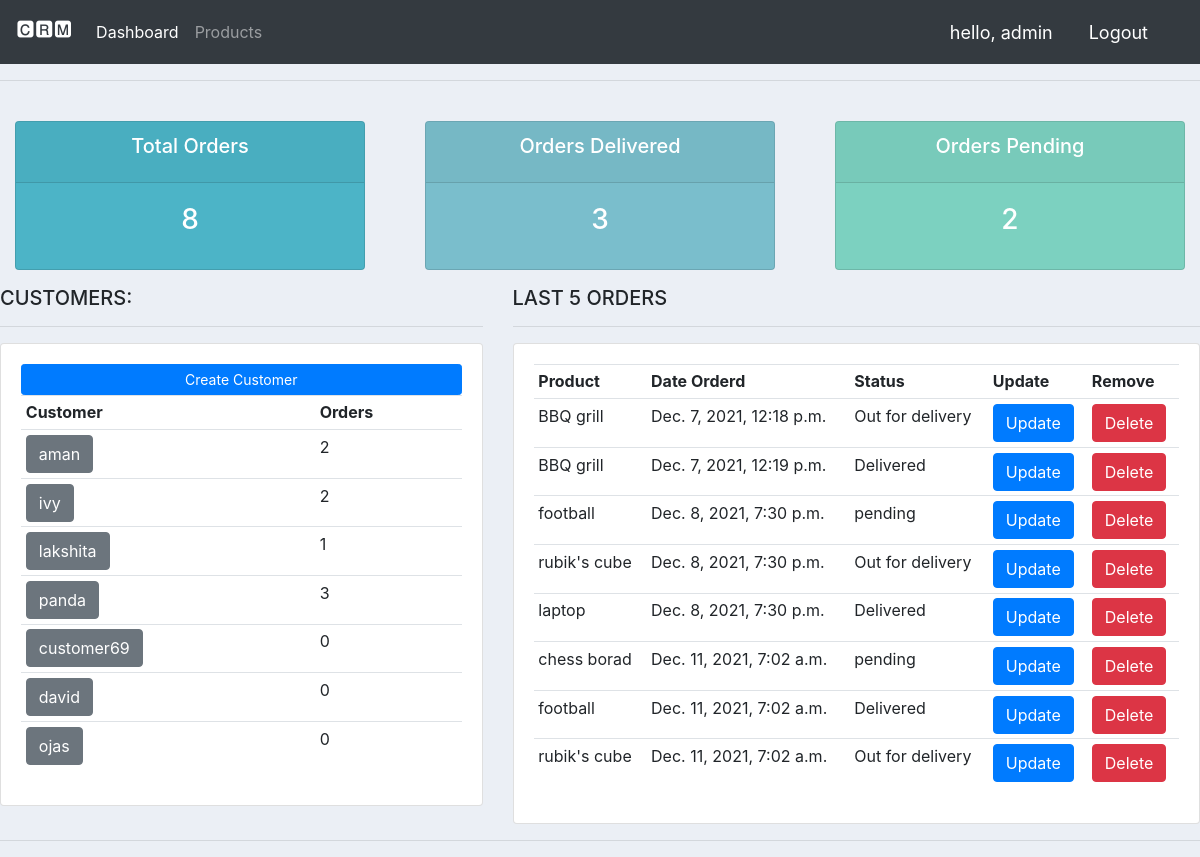
The app's page / (signed in) with its own data.
### accounts/models.py (models this page shows, shortened)
class Customers(models.Model):
	user = models.OneToOneField(User,null=True,on_delete=models.CASCADE)
	name= models.CharField(max_length=200,null=True)
	phone = models.CharField(max_length=200,null=True)
	email = models.EmailField(null=True)
	profile_pic = models.ImageField(default='default.jpg',null=True,blank=True)
	date_created = models.DateTimeField(auto_now_add=True,null=True)
	class Meta:
		verbose_name="Customer"
		verbose_name_plural="Customers"
	def get_orders(self):
		customer = Customers.objects.get(id=self.id)
		return str(customer.orders.all().count())

class Orders(models.Model):
	STATUS = (
			('pending','pending'),
			('Out for delivery','Out for delivery'),
			('Delivered','Delivered',),
		)#dropdown option in admin panel
	customer = models.ForeignKey(Customers,null=True,on_delete=models.SET_NULL,related_name="orders")
	product = models.ForeignKey(Products,null=True,on_delete=models.SET_NULL,related_name="orders")
	date_created = models.DateTimeField(auto_now_add=True,null=True)
	status = models.CharField(max_length=200,null=True,choices=STATUS)#dropdown option in admin panel
	note = models.CharField(max_length=100,null=True)
	class Meta:
		verbose_name="Order"
		verbose_name_plural="Orders"

class Products(models.Model):
	CATEGORY = (
			('Indoor','Indoor'),
			('Outdoor','Outdoor'),
		)#same as below
	name = models.CharField(max_length=200,null=True)
	price = models.FloatField(null=True)
	category = models.CharField(max_length=200,null=True,choices=CATEGORY)
	description = models.TextField(max_length=200,null=True,blank=True)
	date_created = models.DateTimeField(auto_now_add=True)
	tag = models.ManyToManyField(Tag)
	def __str__(self):
		return self.name
	class Meta:
		verbose_name="Product"
		verbose_name_plural="Products"

### accounts/decorators.py (the view)
	def wrapper_func(request,*args,**kwargs):
		group=''
		if request.user.groups.exists():
			group = request.user.groups.all()[0].name
		if group=='customer':
			return redirect('accounts:user')
		if group=='admin':
			return view_func(request,*args,**kwargs)

### accounts/views.py (called while the page is built)
@login_required(login_url="accounts:login")
@admin_only
def home(request):
	customers = Customers.objects.all()
	orders = Orders.objects.all()
	orders_delivered = orders.filter(status="Delivered").count()
	orders_pending = orders.filter(status="pending").count()
	context = {
		'customers':customers,
		'orders':orders,
		'orders_delivered':orders_delivered,
		'orders_pending':orders_pending,
	}
	return render(request,'accounts/dashboard.html',context)

### accounts/templates/accounts/dashboard.html
{% extends "accounts/main.html" %}
{% block content %}
{% include 'accounts/status.html' %}
	<div class="row">
	<div class="col-md-5">
		<h5>CUSTOMERS:</h5>
		<hr>
		<div class="card card-body">
			<a class="btn btn-primary  btn-sm btn-block" href="">Create Customer</a>
			<table class="table table-sm">
				<tr>
					<th>Customer</th>
					<th>Orders</th>
				</tr>
				{% for customer in customers %}
				<tr>
					<td><a href="{% url 'accounts:customer' pk=customer.id %}" class="btn btn-secondary">{{customer.name}}</a></td>
					<td>{{customer.get_orders}}</td>
				</tr>
				{% endfor %}
			</table>
		</div>
	</div>
	<div class="col-md-7">
		<h5>LAST 5 ORDERS</h5>
		<hr>
		<div class="card card-body">
			<table class="table table-sm">
				<tr>
					<th>Product</th>
					<th>Date Orderd</th>
					<th>Status</th>
					<th>Update</th>
					<th>Remove</th>
				</tr>
				{% for order in orders %}
					<tr>
						<td>{{order.product}}</td>
						<td>{{order.date_created}}</td>
						<td>{{order.status}}</td>
						<td><a href="{% url 'accounts:update-order' pk=order.pk %}" class="btn btn-primary">Update</a></td>
						<td><a href="{% url 'accounts:delete-order' pk=order.id %}" class="btn btn-danger">Delete</a></td>
					</tr>
				{% endfor %}
			</table>
		</div>
	</div>
</div>
{% endblock %}

### accounts/templates/accounts/main.html (shortened to what this page needs)
<!DOCTYPE html>
{% load static %}
<html lang="en">
<head>
	<link rel="stylesheet" href="https://maxcdn.bootstrapcdn.com/bootstrap/4.0.0/css/bootstrap.min.css">
	<link rel="stylesheet" type="text/css" href="{% static 'css/master.css' %}">
</head>
<body>
	{% include 'accounts/navbar.html' %}
	<hr>
	{% block content %}
	{% endblock %}
	<hr>
</body>
</html>

### accounts/templates/accounts/navbar.html (shortened to what this page needs)
{% load static %}
<nav class="navbar navbar-expand-lg navbar-dark bg-dark">
  <h3 class="navbar-brand" href="/">🅲🆁🅼</h3>
  <div class="collapse navbar-collapse" id="navbarNavAltMarkup">
    <div class="navbar-nav">
      {% if request.user.is_staff %}
      <a class="nav-item nav-link active" href="{% url 'accounts:home' %}">Dashboard</a>
      <a class="nav-item nav-link" href="{% url 'accounts:products' %}">Products</a>
      {% else %}
      <a calss="nav-item nav-link active hello-msg" href="{% url 'accounts:account' %}">Settings</a>
      {% endif %}
    </div>
  </div>
  <span class="hello-msg">hello, {{request.user}}</span>
  <span><a href="{% url 'accounts:logout' %}" class="nav-item nav-link active hello-msg">Logout</a></span>
</nav>

### accounts/templates/accounts/status.html
<br>
<div class="row">
	<div class="col">
		<div class="col-md">
			<div class="card text-center text-white  mb-3" id="total-orders">
			  	<div class="card-header">
			  		<h5 class="card-title">Total Orders</h5>
			  	</div>
			  	<div class="card-body">
			    	<h3 class="card-title">{{orders.count}}</h3>
			  	</div>
			</div>
		</div>
	</div>
	<div class="col">
		<div class="col-md">
			<div class="card text-center text-white  mb-3" id="orders-delivered">
			  	<div class="card-header">
			  		<h5 class="card-title">Orders Delivered</h5>
			  	</div>
			  	<div class="card-body">
			    	<h3 class="card-title">{{orders_delivered}}</h3>
			  	</div>
			</div>
		</div>
	</div>
	<div class="col">
		<div class="col-md">
			<div class="card text-center text-white  mb-3" id="orders-pending">
			  	<div class="card-header">
			  		<h5 class="card-title">Orders Pending</h5>
			  	</div>
			  	<div class="card-body">
			    	<h3 class="card-title">{{orders_pending}}</h3>
			  	</div>
			</div>
		</div>
	</div>
</div>

### static/css/master.css (style rules this page uses)
body { background-color: #ebeff5; }
#total-orders { background-color: #4cb4c7; }
#orders-delivered { background-color: #7abecc; }
#orders-pending { background-color: #7CD1C0; }

### accounts/templates/accounts/navbar.html (style rules this page uses)
.hello-msg { font-size: 18px; color: #fff; margin-right: 20px ; }

### records on screen
Customers: name "aman", get_orders "2"
Customers: name "ivy", get_orders "2"
Customers: name "lakshita", get_orders "1"
Customers: name "panda", get_orders "3"
Customers: name "customer69", get_orders "0"
Customers: name "david", get_orders "0"
Customers: name "ojas", get_orders "0"
Orders: product "BBQ grill", date_created "Dec. 7, 2021, 12:18 p.m.", status "Out for delivery"
Orders: product "BBQ grill", date_created "Dec. 7, 2021, 12:19 p.m.", status "Delivered"
Orders: product "football", date_created "Dec. 8, 2021, 7:30 p.m.", status "pending"
Orders: product "rubik's cube", date_created "Dec. 8, 2021, 7:30 p.m.", status "Out for delivery"
Orders: product "laptop", date_created "Dec. 8, 2021, 7:30 p.m.", status "Delivered"
Orders: product "chess borad", date_created "Dec. 11, 2021, 7:02 a.m.", status "pending"
Orders: product "football", date_created "Dec. 11, 2021, 7:02 a.m.", status "Delivered"
Orders: product "rubik's cube", date_created "Dec. 11, 2021, 7:02 a.m.", status "Out for delivery"

### other values on screen
{{ request.user }} "admin"
{{ orders.count }} "8"
{{ orders_delivered }} "3"
{{ orders_pending }} "2"
